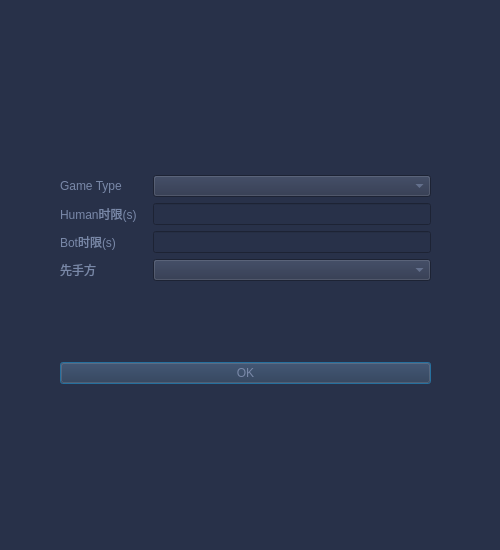
<?xml version="1.0" encoding="UTF-8"?>
<ui version="4.0">
 <class>SettingDialog</class>
 <widget class="QDialog" name="SettingDialog">
  <property name="geometry">
   <rect>
    <x>0</x>
    <y>0</y>
    <width>500</width>
    <height>550</height>
   </rect>
  </property>
  <property name="windowTitle">
   <string>Settings</string>
  </property>
  <property name="styleSheet">
   <string notr="true">QWidget{
background-color: rgb(40, 49, 73);
font: 24px 'Arial Rounded MT Bold';
color: #7988a8;}</string>
  </property>
  <widget class="QWidget" name="verticalLayoutWidget">
   <property name="geometry">
    <rect>
     <x>60</x>
     <y>100</y>
     <width>371</width>
     <height>361</height>
    </rect>
   </property>
   <layout class="QVBoxLayout" name="verticalLayout">
    <item>
     <layout class="QGridLayout" name="gridLayout">
      <item row="0" column="1">
       <widget class="QComboBox" name="GameModeSelect"/>
      </item>
      <item row="1" column="1">
       <widget class="QLineEdit" name="HumanTimeEdit"/>
      </item>
      <item row="2" column="0">
       <widget class="QLabel" name="label_3">
        <property name="text">
         <string>Bot时限(s)</string>
        </property>
       </widget>
      </item>
      <item row="1" column="0">
       <widget class="QLabel" name="label">
        <property name="text">
         <string>Human时限(s)   </string>
        </property>
       </widget>
      </item>
      <item row="2" column="1">
       <widget class="QLineEdit" name="BotTimeEdit"/>
      </item>
      <item row="0" column="0">
       <widget class="QLabel" name="label_4">
        <property name="text">
         <string>Game Type</string>
        </property>
       </widget>
      </item>
      <item row="3" column="0">
       <widget class="QLabel" name="label_2">
        <property name="text">
         <string>先手方</string>
        </property>
       </widget>
      </item>
      <item row="3" column="1">
       <widget class="QComboBox" name="FirstPlayerSelect"/>
      </item>
     </layout>
    </item>
    <item>
     <widget class="QPushButton" name="OKPushButton">
      <property name="text">
       <string>OK</string>
      </property>
     </widget>
    </item>
   </layout>
  </widget>
 </widget>
 <resources/>
 <connections/>
</ui>
